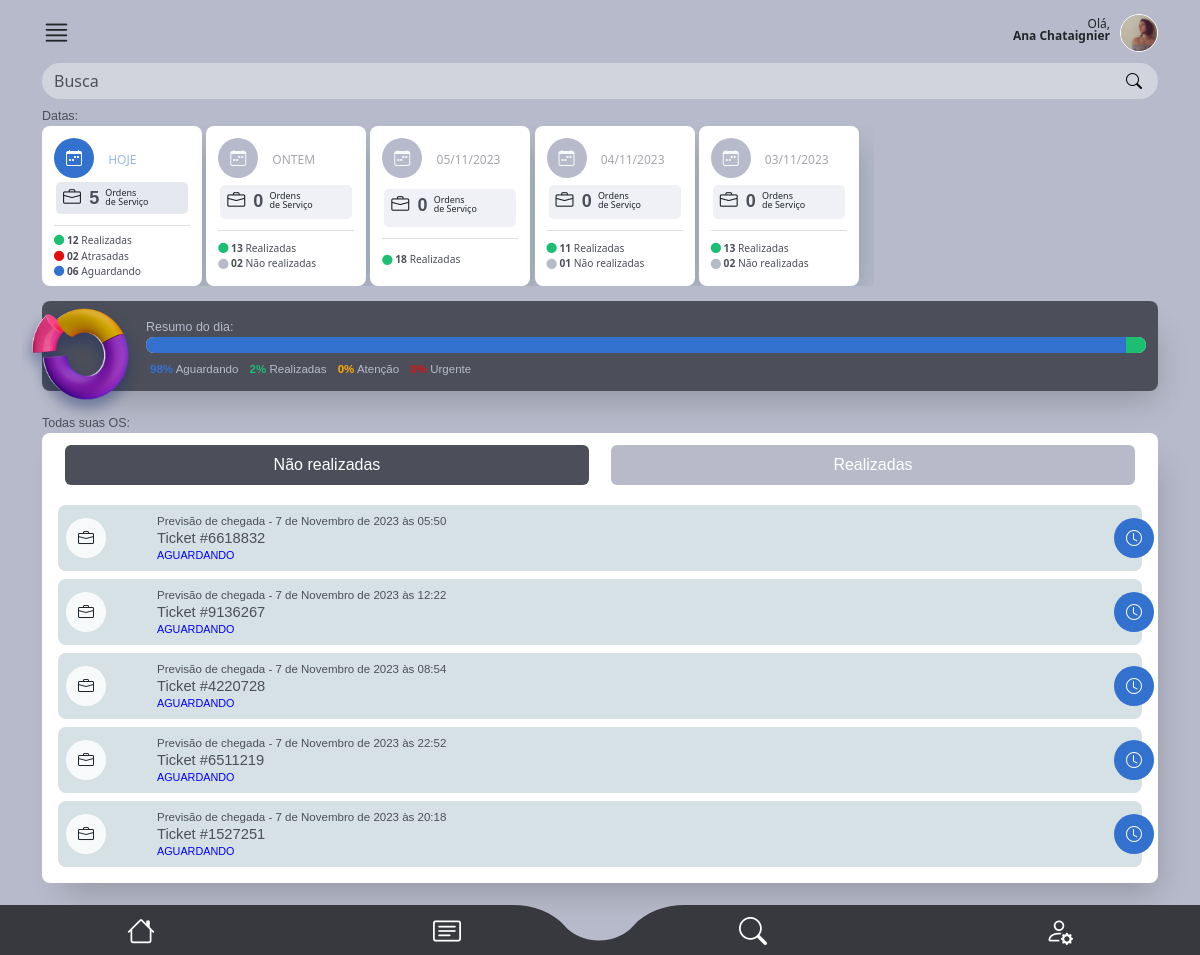
The page /main/dashboard/ (signed in) on the database as committed earlier.
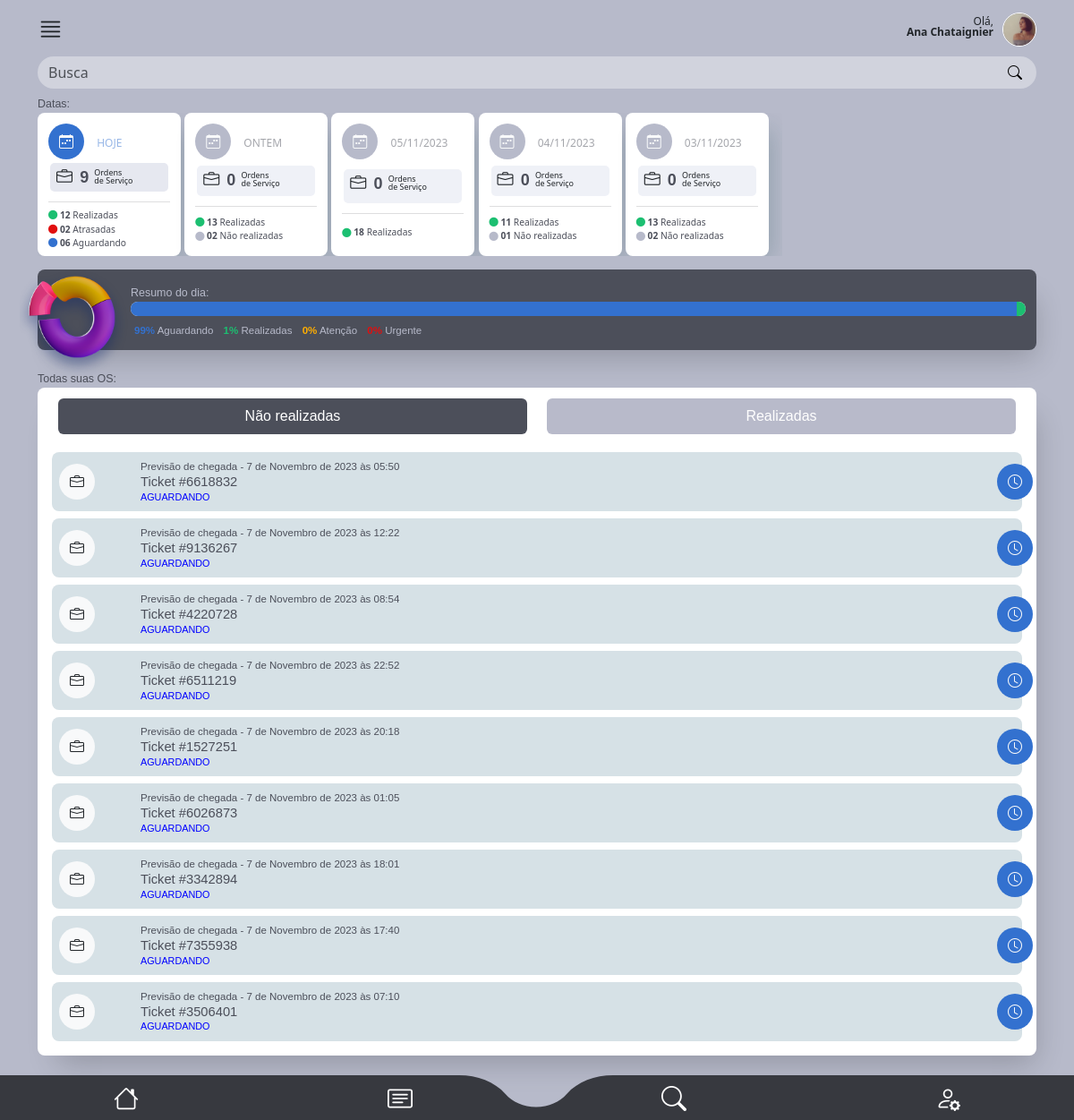
The same page on the database as committed later.
### staff/models.py (models this page shows, shortened)
class OrdemDeServico(models.Model):
    ticket = models.CharField(max_length=200)
    tecnico = models.ForeignKey(CustomUser, on_delete=models.CASCADE, related_name="ordens_técnico")
    staff = models.ForeignKey(CustomUser, on_delete=models.CASCADE, related_name="ordens_staff")
    descricao = models.TextField(max_length=600)
    previsao_chegada = models.DateTimeField()
    previsao_execucao = models.DateTimeField()
    material = models.CharField(max_length=100, validators=[MinLengthValidator(3)])
    equipamento = models.CharField(max_length=100, validators=[MinLengthValidator(3)])
    data_criacao = models.DateTimeField(auto_now_add=True)
    cliente = models.ForeignKey(Cliente, on_delete=models.CASCADE)
    contrato = models.CharField(max_length=700, null = True, blank=True)
    atividade = models.CharField(max_length=50, choices=ACTIVITY_CHOICES)
    status_tecnico = models.CharField(max_length=50, choices=TECNICAL_CHOICES)
    status = models.CharField(max_length=10, choices=STATUS_CHOICES, default="Aguardando")

### main/views.py (the view, shortened to what this page needs)
# urls.py: path("dashboard/", views.dashboard, name="dashboard"),
@user_passes_test(is_tecnico)
def dashboard(request):
    try:
        status_filter = request.GET.get("status")
        user = request.user
        today = date.today()
        yesterday = today - timedelta(days=1)
        day_before_yesterday = today - timedelta(days=2)
        three_days_ago = today - timedelta(days=3)
        four_days_ago = today - timedelta(days=4)
        today_str = today.strftime("%d/%m/%Y")
        yesterday_str = yesterday.strftime("%d/%m/%Y")
        day_before_yesterday_str = day_before_yesterday.strftime("%d/%m/%Y")
        three_days_ago_str = three_days_ago.strftime("%d/%m/%Y")
        four_days_ago_str = four_days_ago.strftime("%d/%m/%Y")
        ordens_ativas = OrdemDeServico.objects.filter(
            tecnico=user, status__in=["Atenção", "Urgente", "Aguardando"]
        )
        ordens_ativas_hoje = OrdemDeServico.objects.filter(
            tecnico=user,
            previsao_chegada__date=today,
            status__in=["Atenção", "Urgente", "Aguardando"],
        )
        ordens_finalizadas = OrdemDeServico.objects.filter(
            tecnico=user, status__in=["Concluído"]
        )
        ordens_finalizadas_hoje = OrdemDeServico.objects.filter(
            tecnico=user, status__in=["Concluído"], previsao_chegada__date=today
        )
        ordens_ativas_today = ordens_ativas.filter(previsao_chegada__date=today)
        ordens_ativas_yesterday = ordens_ativas.filter(previsao_chegada__date=yesterday)
        ordens_ativas_day_before_yesterday = ordens_ativas.filter(
            previsao_chegada__date=day_before_yesterday
        )
        ordens_ativas_three_days_ago = ordens_ativas.filter(
            previsao_chegada__date=three_days_ago
        )
        ordens_ativas_four_days_ago = ordens_ativas.filter(
            previsao_chegada__date=four_days_ago
        )
        ordens_ativas_today = ordens_ativas_today.values("status").annotate(
            total=Count("status")
        )
        ordens_ativas_yesterday = ordens_ativas_yesterday.values("status").annotate(
            total=Count("status")
        )
        ordens_ativas_day_before_yesterday = ordens_ativas_day_before_yesterday.values(
            "status"
        ).annotate(total=Count("status"))
        ordens_ativas_three_days_ago = ordens_ativas_three_days_ago.values(
            "status"
        ).annotate(total=Count("status"))
        ordens_ativas_four_days_ago = ordens_ativas_four_days_ago.values(
            "status"
        ).annotate(total=Count("status"))
        total_ordens_today = ordens_ativas_today.aggregate(total=Count("id"))
        total_ordens_yesterday = ordens_ativas_yesterday.aggregate(total=Count("id"))
        total_ordens_day_before_yesterday = (
            ordens_ativas_day_before_yesterday.aggregate(total=Count("id"))
        )
        total_ordens_three_days_ago = ordens_ativas_three_days_ago.aggregate(
            total=Count("id")
        )
        total_ordens_four_days_ago = ordens_ativas_four_days_ago.aggregate(
            total=Count("id")
        )
        all_ordens = OrdemDeServico.objects.filter(tecnico=user)
        counts = all_ordens.values("status").annotate(total=Count("status"))
        total_ordens = all_ordens.count()
        percent_concluido = 0
        percent_atencao = 0
        percent_urgente = 0
        percent_aguardando = 0
        for count in counts:
            if count["status"] == "Concluído":
                percent_concluido = round(
                    Decimal(count["total"]) / Decimal(total_ordens) * 100, 0
                )
            elif count["status"] == "Atenção":
                percent_atencao = round(
                    Decimal(count["total"]) / Decimal(total_ordens) * 100, 0
                )
            elif count["status"] == "Urgente":
                percent_urgente = round(
                    Decimal(count["total"]) / Decimal(total_ordens) * 100, 0
                )
            elif count["status"] == "Aguardando":
                percent_aguardando = round(
                    Decimal(count["total"]) / Decimal(total_ordens) * 100, 0
                )
        return render(
            request,
            "dashboard.html",
            {
                "ordens_ativas": ordens_ativas,
                "today": today_str,
                "yesterday": yesterday_str,
                "day_before_yesterday": day_before_yesterday_str,
                "three_days_ago": three_days_ago_str,
                "four_days_ago": four_days_ago_str,
                "ordens_ativas_today": ordens_ativas_today,
                "ordens_ativas_yesterday": ordens_ativas_yesterday,
                "ordens_ativas_day_before_yesterday": ordens_ativas_day_before_yesterday,
                "ordens_ativas_three_days_ago": ordens_ativas_three_days_ago,
                "ordens_ativas_four_days_ago": ordens_ativas_four_days_ago,
                "total_ordens_today": total_ordens_today["total"],
                "total_ordens_yesterday": total_ordens_yesterday["total"],
                "total_ordens_day_before_yesterday": total_ordens_day_before_yesterday[
                    "total"
                ],
                "total_ordens_three_days_ago": total_ordens_three_days_ago["total"],
                "total_ordens_four_days_ago": total_ordens_four_days_ago["total"],
                "user": user,
                "ordens_finalizadas": ordens_finalizadas,
                "percent_concluido": percent_concluido,
                "percent_atencao": percent_atencao,
                "percent_urgente": percent_urgente,
                "percent_aguardando": percent_aguardando,
                "ordens_ativas_hoje": ordens_ativas_hoje,
                "ordens_finalizadas_hoje": ordens_finalizadas_hoje,
            },
        )
    except Exception as e:
        return render(request, "error.html", {"error_message": str(e)})

### main/helpers.py (called while the page is built)
def is_tecnico(user):
    return user.groups.filter(name="Técnico").exists()

### main/templates/dashboard.html (shortened to what the changed rows need)
{% extends "base2.html" %}
{%load static%}
{% block rest %}
      <section id="dashboard_scr">
        <div class="container">
          <div class="oc_dia">
            <div class="boxes">
              <div class="box">
                <div class="box_mid">
                  <i class="bi bi-briefcase"></i>
                  <div class="qtd font-bold color04">{{total_ordens_today}}</div>
                  <p>Ordens<br>de Serviço</p>
                </div>
              </div>
            </div>
          </div>
            <div class="oc_chart">
                <div class="chart_box bg04 box-shadow">
                    <div class="bar_info">
                        <div class="bar">
                          <span class="bg01" style="width: {{percent_aguardando}}%;"></span>
                          <span class="bg02" style="width: {{percent_concluido}}%;"></span>
                        </div>
                        <label class="label01 font-regular color03">
                            <span>
                                <span class="color01 font-bold">{{percent_aguardando}}%</span> Aguardando
                            </span>
                            <span>
                                <span class="color02 font-bold">{{percent_concluido}}%</span> Realizadas
                            </span>
                        </label>
                    </div>
                </div>
            </div>
            <div id="oc_lista">
                <div class="listas_here box-shadow">
                    <div class="tab-content" id="pills-tabContent">
                        <div class="tab-pane fade show active" id="pills-01" role="tabpanel" aria-labelledby="pills-home-tab" tabindex="0">
                            {% for ordem in ordens_ativas_hoje %}
                            <div class="oc_lista_item">
                                <a href="{% url 'os_detail' ordem.id %}" class="a-whole"></a>
                                <div class="row">
                                    <div class="col-2 col-md-1">
                                        <div class="icon bg-light"><i class="bi bi-briefcase text-dark"></i></div>
                                    </div>
                                    <div class="col-9 col-md-11">
                                        <div class="oc_l_data color04 font-light">Previsão de chegada - {{ ordem.previsao_chegada }}</div>
                                        <div class="oc_l_nome font-medium color04">Ticket #{{ ordem.ticket }}</div>
                                        <div class="oc_l_status font-medium {% if ordem.status == 'Urgente' %}color-red{% elif ordem.status == 'Atenção' %}color-yellow{% elif ordem.status == 'Aguardando' %}color-blue{% endif %}">{{ ordem.status }}</div>
                                    </div>
                                    {% if ordem.status == "Urgente" %}
                                        <div class="status_icon bg05 text-light">
                                            <i class="bi bi-exclamation-triangle-fill"></i>
                                        </div>
                                    {% elif ordem.status == "Atenção" %}
                                        <div class="status_icon bg06 text-dark">
                                            <i class="bi bi-flag"></i>
                                        </div>
                                    {% elif ordem.status == "Aguardando" %}
                                        <div class="status_icon bg01 text-light">
                                            <i class="bi bi-clock"></i>
                                        </div>
                                    {% endif %}
                                </div>
                            </div>
                            {% endfor %}
                        </div>
                </div>
            </div>
        </div>
      </section>
      {% endblock %}

Rows that differ between the two databases and show on the page:
added OrdemDeServico: previsao_chegada "7 de Novembro de 2023 às 01:05", ticket "6026873", status "AGUARDANDO"
added OrdemDeServico: previsao_chegada "7 de Novembro de 2023 às 18:01", ticket "3342894", status "AGUARDANDO"
added OrdemDeServico: previsao_chegada "7 de Novembro de 2023 às 17:40", ticket "7355938", status "AGUARDANDO"
added OrdemDeServico: previsao_chegada "7 de Novembro de 2023 às 07:10", ticket "3506401", status "AGUARDANDO"
Other text that changed with them:
{{ total_ordens_today }}: "5" → "9"
{{ percent_aguardando }}: 98 → 99 (drawn)
{{ percent_concluido }}: 2 → 1 (drawn)
{{ percent_aguardando }}: "98" → "99"
{{ percent_concluido }}: "2" → "1"
